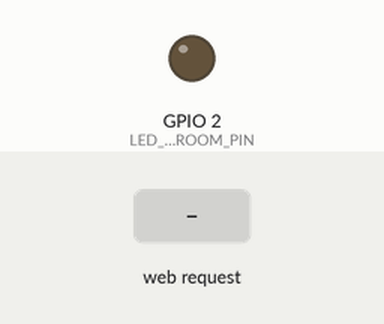
Recording of a sketch running on a simulated ESP32. Parts: output pins drawn as LEDs (lit = HIGH). Inputs (shaded band) come from the test bench. What the sketch prints to the serial monitor is not drawn.

Above: at 1.3 s.
1.4 s: HTTP request GET /api/light/livingroom?state=on received
At 1.7 s:
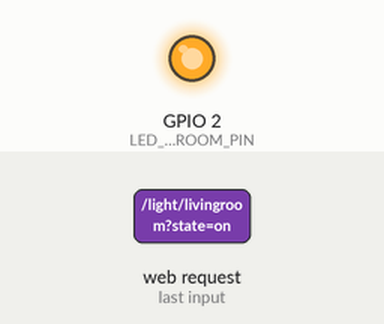
2.9 s: HTTP request GET /api/light/livingroom?state=off received
At 4.0 s:
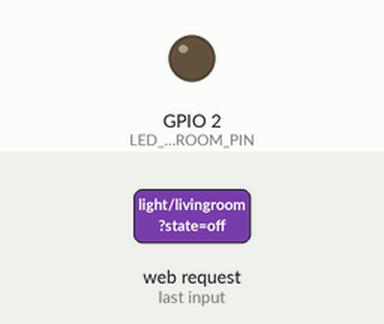
Timing chart, 0 to 5.9 s (numbered marks = the images above; inputs shaded):
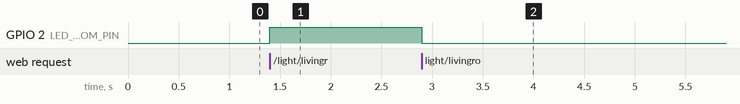

The sketch:

smart-home.ino
```cpp
#include <WiFi.h>
#include <WebServer.h>
#include <DHT.h>

const char* ssid_ap = "UMI Connect";
const char* password_ap = "umiukhuwah";

const int LED_LIVING_ROOM_PIN = 2;
const int DHT_PIN = 4;
#define DHTTYPE DHT11

DHT dht(DHT_PIN, DHTTYPE);

WebServer server(80);

bool lampLivingRoomState = false;

void handleRoot() {
  String html = "<html><head><title>ESP32 Smart Home API</title></head><body>";
  html += "<h1>Welcome to ESP32 Smart Home API!</h1>";
  html += "<p>Use the following endpoints:</p>";
  html += "<ul>";
  html += "<li><code>/api/light/livingroom?state=on/off</code> (GET) - Control Living Room Light</li>";
  html += "<li><code>/api/sensors</code> (GET) - Get Temperature and Humidity</li>";
  html += "</ul>";
  html += "<p>Current Living Room Light State: " + String(lampLivingRoomState ? "ON" : "OFF") + "</p>";

  float h = dht.readHumidity();
  float t = dht.readTemperature();
  if (isnan(h) || isnan(t)) {
    html += "<p>DHT Sensor: Failed to read!</p>";
  } else {
    html += "<p>Temperature: " + String(t) + " &deg;C</p>";
    html += "<p>Humidity: " + String(h) + " %</p>";
  }

  html += "</body></html>";
  server.send(200, "text/html", html);
}

void handleLivingRoomLight() {
  String responseMessage = "";
  if (server.hasArg("state")) {
    String state = server.arg("state");
    state.toLowerCase();

    if (state == "on") {
      digitalWrite(LED_LIVING_ROOM_PIN, HIGH);
      lampLivingRoomState = true;
      responseMessage = "Lampu Ruang Tamu berhasil dinyalakan.";
    } else if (state == "off") {
      digitalWrite(LED_LIVING_ROOM_PIN, LOW);
      lampLivingRoomState = false;
      responseMessage = "Lampu Ruang Tamu berhasil dimatikan.";
    } else {
      responseMessage = "Nilai 'state' tidak valid. Gunakan 'on' atau 'off'.";
      server.send(400, "application/json", "{\"status\":\"error\", \"message\":\"" + responseMessage + "\"}");
      return;
    }

    server.send(200, "application/json", "{\"status\":\"success\", \"message\":\"" + responseMessage + "\", \"device\":\"livingRoom\", \"state\":" + (lampLivingRoomState ? "true" : "false") + "}");
  } else {
    responseMessage = "Parameter 'state' tidak ditemukan. Contoh: /api/light/livingroom?state=on";
    server.send(400, "application/json", "{\"status\":\"error\", \"message\":\"" + responseMessage + "\"}");
  }
}

void handleSensorData() {
  float h = dht.readHumidity();
  float t = dht.readTemperature();

  String jsonResponse = "{";
  if (isnan(h) || isnan(t)) {
    jsonResponse += "\"status\":\"error\", \"message\":\"Failed to read from DHT sensor!\"";
    Serial.println("Failed to read from DHT sensor!");
  } else {
    jsonResponse += "\"status\":\"success\", ";
    jsonResponse += "\"temperature\":" + String(t) + ", ";
    jsonResponse += "\"humidity\":" + String(h);
    Serial.print("Temperature: "); Serial.print(t); Serial.print("°C ");
    Serial.print("Humidity: "); Serial.print(h); Serial.println("%");
  }
  jsonResponse += "}";


  server.sendHeader("Access-Control-Allow-Origin", "*");
  server.send(200, "application/json", jsonResponse);
}


void setup() {
  Serial.begin(115200);
  delay(100);

  pinMode(LED_LIVING_ROOM_PIN, OUTPUT);
  digitalWrite(LED_LIVING_ROOM_PIN, LOW);

  dht.begin();

  Serial.print("Setting up ESP32 as Access Point: ");
  Serial.println(ssid_ap);

  WiFi.softAP(ssid_ap, password_ap);
  IPAddress IP = WiFi.softAPIP();
  Serial.print("Access Point IP address: ");
  Serial.println(IP);

  server.on("/", HTTP_GET, handleRoot);
  server.on("/api/light/livingroom", HTTP_GET, handleLivingRoomLight);
  server.on("/api/sensors", HTTP_GET, handleSensorData);

  DefaultHeaders::Instance().addHeader("Access-Control-Allow-Origin", "*");
  DefaultHeaders::Instance().addHeader("Access-Control-Allow-Methods", "GET, POST, OPTIONS");
  DefaultHeaders::Instance().addHeader("Access-Control-Allow-Headers", "Content-Type");

  server.onNotFound([](){
    if (server.method() == HTTP_OPTIONS) {
      server.sendHeader("Access-Control-Allow-Origin", "*");
      server.sendHeader("Access-Control-Allow-Methods", "GET, POST, OPTIONS");
      server.sendHeader("Access-Control-Allow-Headers", "Content-Type");
      server.send(204);
    } else {
      server.send(404, "text/plain", "Not Found");
    }
  });

  server.begin();
  Serial.println("HTTP server started");
}

void loop() {
  server.handleClient();
}
```

Measured:
- after the input at 1.4 s, GPIO 2 (LED_LIVING_ROOM_PIN): LOW → HIGH at once
- after the input at 2.9 s, GPIO 2 (LED_LIVING_ROOM_PIN): HIGH → LOW at once
